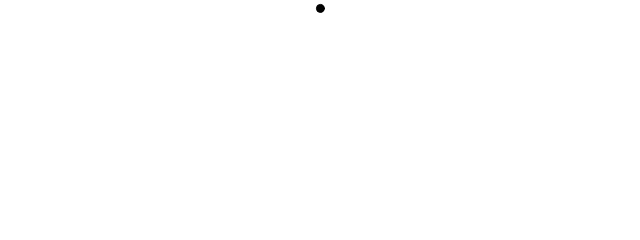
Frame 1 (no input)
Frame 60 (no input): blank canvas, image omitted
Frame 120 (the mouse pressed at the canvas centre since frame 60): blank canvas, image omitted

The p5.js sketch that drew this single still picture (run headless with seeded random() and noise() and a simulated clock; from frame 60 on, the mouse is pressed at the canvas centre):

// p5.js sketch
// ── sketch.js
// The Nature of Code
// Daniel Shiffman
// http://natureofcode.com

let particle;

function setup() {
  createCanvas(640,240);
  particle = new Particle(width / 2, 10);
}

function draw() {
  background(255);
  // Operating the single Particle
  particle.update();
  particle.show();

  // Applying a gravity force
  let gravity = createVector(0, 0.1);
  particle.applyForce(gravity);

  // Checking the particle's state and making a new particle
  if (particle.isDead()) {
    particle = new Particle(width / 2, 20);
    console.log("Particle dead!");
  }
}


// ── particle.js
// The Nature of Code
// Daniel Shiffman
// http://natureofcode.com

// Simple Particle System

// A simple Particle class

class Particle {

  constructor(x,y) {
    this.position =  createVector(x, y);
    //{!1 .offset-top} For demonstration purposes the Particle has a random velocity.
    this.velocity = createVector(random(-1, 1), random(-2, 0));
    this.acceleration = createVector(0, 0);
    this.lifespan = 255.0;
  }

  update() {
    this.velocity.add(this.acceleration);
    this.position.add(this.velocity);
    this.lifespan -= 2.0;
    this.acceleration.mult(0);
  }


  show() {
    stroke(0, this.lifespan);
    fill(0, this.lifespan);
    circle(this.position.x, this.position.y, 8);
  }

  //{!3} Keeping the same physics model as with previous chapters
  applyForce(force) {
    this.acceleration.add(force);
  }

  //{!3} Is the Particle alive or dead?
  isDead() {
    return (this.lifespan < 0);
  }
}
